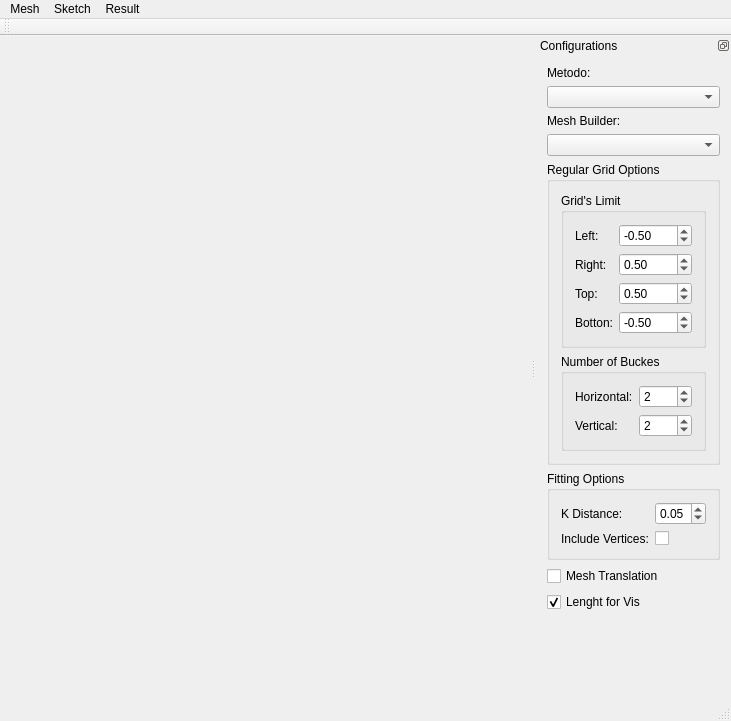
<?xml version="1.0" encoding="UTF-8"?>
<ui version="4.0">
 <class>MainWindow</class>
 <widget class="QMainWindow" name="MainWindow">
  <property name="geometry">
   <rect>
    <x>0</x>
    <y>0</y>
    <width>731</width>
    <height>721</height>
   </rect>
  </property>
  <property name="sizePolicy">
   <sizepolicy hsizetype="Maximum" vsizetype="Maximum">
    <horstretch>0</horstretch>
    <verstretch>0</verstretch>
   </sizepolicy>
  </property>
  <property name="windowTitle">
   <string>TriQuadGL</string>
  </property>
  <property name="dockOptions">
   <set>QMainWindow::AllowNestedDocks|QMainWindow::AllowTabbedDocks|QMainWindow::AnimatedDocks</set>
  </property>
  <widget class="QWidget" name="centralWidget">
   <layout class="QVBoxLayout" name="verticalLayout">
    <item>
     <widget class="QWidget" name="renderWidget" native="true">
      <layout class="QHBoxLayout" name="renderLayout"/>
     </widget>
    </item>
   </layout>
  </widget>
  <widget class="QToolBar" name="toolBar">
   <property name="windowTitle">
    <string>toolBar</string>
   </property>
   <attribute name="toolBarArea">
    <enum>TopToolBarArea</enum>
   </attribute>
   <attribute name="toolBarBreak">
    <bool>false</bool>
   </attribute>
  </widget>
  <widget class="QMenuBar" name="menuBar">
   <property name="geometry">
    <rect>
     <x>0</x>
     <y>0</y>
     <width>731</width>
     <height>25</height>
    </rect>
   </property>
   <widget class="QMenu" name="menuMesh">
    <property name="title">
     <string>Mesh</string>
    </property>
    <addaction name="actionView_Mesh"/>
    <addaction name="actionOpen_Mesh"/>
    <addaction name="actionSave_Mesh"/>
    <addaction name="separator"/>
    <addaction name="actionView_Scalar_Field"/>
    <addaction name="actionView_Grad_Field"/>
    <addaction name="actionClear_Mesh"/>
   </widget>
   <widget class="QMenu" name="menuSketch">
    <property name="title">
     <string>Sketch</string>
    </property>
    <addaction name="actionView_Sketch"/>
    <addaction name="actionLoad_Sketch"/>
    <addaction name="actionLoad_From_Screen_Coordinate"/>
    <addaction name="actionSave_Sketch"/>
    <addaction name="separator"/>
    <addaction name="actionLinear_Filter"/>
   </widget>
   <widget class="QMenu" name="menuConfigurations">
    <property name="title">
     <string>Result</string>
    </property>
    <addaction name="actionShow_TriQuad"/>
    <addaction name="actionSaveImageAs"/>
    <addaction name="actionFitting_Measure"/>
   </widget>
   <addaction name="menuMesh"/>
   <addaction name="menuSketch"/>
   <addaction name="menuConfigurations"/>
  </widget>
  <widget class="QDockWidget" name="dockWidget">
   <property name="floating">
    <bool>false</bool>
   </property>
   <property name="features">
    <set>QDockWidget::DockWidgetFloatable|QDockWidget::DockWidgetMovable</set>
   </property>
   <property name="windowTitle">
    <string>Configurations</string>
   </property>
   <attribute name="dockWidgetArea">
    <number>2</number>
   </attribute>
   <widget class="QWidget" name="dockWidgetContents">
    <layout class="QVBoxLayout" name="configurationLayout">
     <item>
      <widget class="QLabel" name="label">
       <property name="text">
        <string>Metodo:</string>
       </property>
      </widget>
     </item>
     <item>
      <widget class="QComboBox" name="cmb_Metodo"/>
     </item>
     <item>
      <widget class="QLabel" name="labelCHEBuilder">
       <property name="text">
        <string>Mesh Builder:</string>
       </property>
      </widget>
     </item>
     <item>
      <widget class="QComboBox" name="cmb_cheBuilder"/>
     </item>
     <item>
      <widget class="QGroupBox" name="gridOptions">
       <property name="title">
        <string>Regular Grid Options</string>
       </property>
       <property name="flat">
        <bool>false</bool>
       </property>
       <property name="checkable">
        <bool>false</bool>
       </property>
       <layout class="QVBoxLayout" name="verticalLayout_2">
        <item>
         <widget class="QGroupBox" name="limits">
          <property name="title">
           <string>Grid's Limit</string>
          </property>
          <layout class="QFormLayout" name="formLayout">
           <item row="1" column="0">
            <widget class="QLabel" name="label_2">
             <property name="text">
              <string>Left:</string>
             </property>
            </widget>
           </item>
           <item row="5" column="0">
            <widget class="QLabel" name="label_5">
             <property name="text">
              <string>Botton:</string>
             </property>
            </widget>
           </item>
           <item row="3" column="0">
            <widget class="QLabel" name="label_3">
             <property name="text">
              <string>Right:</string>
             </property>
            </widget>
           </item>
           <item row="4" column="0">
            <widget class="QLabel" name="label_4">
             <property name="text">
              <string>Top:</string>
             </property>
            </widget>
           </item>
           <item row="1" column="1">
            <widget class="QDoubleSpinBox" name="xMin">
             <property name="minimum">
              <double>-100.000000000000000</double>
             </property>
             <property name="maximum">
              <double>0.000000000000000</double>
             </property>
             <property name="singleStep">
              <double>0.050000000000000</double>
             </property>
             <property name="value">
              <double>-0.500000000000000</double>
             </property>
            </widget>
           </item>
           <item row="3" column="1">
            <widget class="QDoubleSpinBox" name="xMax">
             <property name="maximum">
              <double>100.000000000000000</double>
             </property>
             <property name="singleStep">
              <double>0.050000000000000</double>
             </property>
             <property name="value">
              <double>0.500000000000000</double>
             </property>
            </widget>
           </item>
           <item row="4" column="1">
            <widget class="QDoubleSpinBox" name="yMax">
             <property name="maximum">
              <double>100.000000000000000</double>
             </property>
             <property name="singleStep">
              <double>0.050000000000000</double>
             </property>
             <property name="value">
              <double>0.500000000000000</double>
             </property>
            </widget>
           </item>
           <item row="5" column="1">
            <widget class="QDoubleSpinBox" name="yMin">
             <property name="minimum">
              <double>-100.000000000000000</double>
             </property>
             <property name="maximum">
              <double>0.000000000000000</double>
             </property>
             <property name="singleStep">
              <double>0.050000000000000</double>
             </property>
             <property name="value">
              <double>-0.500000000000000</double>
             </property>
            </widget>
           </item>
          </layout>
         </widget>
        </item>
        <item>
         <widget class="QGroupBox" name="buckets">
          <property name="title">
           <string>Number of Buckes</string>
          </property>
          <layout class="QFormLayout" name="formLayout_2">
           <item row="0" column="0">
            <widget class="QLabel" name="label_6">
             <property name="text">
              <string>Horizontal:</string>
             </property>
            </widget>
           </item>
           <item row="1" column="0">
            <widget class="QLabel" name="label_7">
             <property name="text">
              <string>Vertical:</string>
             </property>
            </widget>
           </item>
           <item row="0" column="1">
            <widget class="QSpinBox" name="xBuckets">
             <property name="minimum">
              <number>1</number>
             </property>
             <property name="maximum">
              <number>30</number>
             </property>
             <property name="value">
              <number>2</number>
             </property>
            </widget>
           </item>
           <item row="1" column="1">
            <widget class="QSpinBox" name="yBuckets">
             <property name="minimum">
              <number>1</number>
             </property>
             <property name="maximum">
              <number>30</number>
             </property>
             <property name="value">
              <number>2</number>
             </property>
            </widget>
           </item>
          </layout>
         </widget>
        </item>
       </layout>
      </widget>
     </item>
     <item>
      <widget class="QGroupBox" name="fittingOptions">
       <property name="title">
        <string>Fitting Options</string>
       </property>
       <layout class="QFormLayout" name="formLayout_3">
        <item row="0" column="0">
         <widget class="QLabel" name="label_8">
          <property name="text">
           <string>K Distance:</string>
          </property>
         </widget>
        </item>
        <item row="1" column="0">
         <widget class="QLabel" name="label_9">
          <property name="text">
           <string>Include Vertices:</string>
          </property>
         </widget>
        </item>
        <item row="0" column="1">
         <widget class="QDoubleSpinBox" name="kDistance">
          <property name="maximum">
           <double>1.000000000000000</double>
          </property>
          <property name="singleStep">
           <double>0.010000000000000</double>
          </property>
          <property name="value">
           <double>0.050000000000000</double>
          </property>
         </widget>
        </item>
        <item row="1" column="1">
         <widget class="QCheckBox" name="includeVertices">
          <property name="text">
           <string/>
          </property>
         </widget>
        </item>
       </layout>
      </widget>
     </item>
     <item>
      <widget class="QCheckBox" name="meshTrans">
       <property name="text">
        <string>Mesh Translation</string>
       </property>
      </widget>
     </item>
     <item>
      <widget class="QCheckBox" name="lengthVis">
       <property name="text">
        <string>Lenght for Vis</string>
       </property>
       <property name="checked">
        <bool>true</bool>
       </property>
      </widget>
     </item>
     <item>
      <spacer name="verticalSpacer">
       <property name="orientation">
        <enum>Qt::Vertical</enum>
       </property>
       <property name="sizeHint" stdset="0">
        <size>
         <width>20</width>
         <height>40</height>
        </size>
       </property>
      </spacer>
     </item>
    </layout>
   </widget>
  </widget>
  <widget class="QStatusBar" name="statusBar"/>
  <action name="actionSaveImageAs">
   <property name="text">
    <string>Save Image as ...</string>
   </property>
   <property name="shortcut">
    <string>Ctrl+S</string>
   </property>
  </action>
  <action name="actionView_Mesh">
   <property name="checkable">
    <bool>true</bool>
   </property>
   <property name="checked">
    <bool>true</bool>
   </property>
   <property name="text">
    <string>Show Mesh</string>
   </property>
  </action>
  <action name="actionOpen_Mesh">
   <property name="text">
    <string>Load Mesh ...</string>
   </property>
  </action>
  <action name="actionLoad_Sketch">
   <property name="text">
    <string>Load Sketch ...</string>
   </property>
  </action>
  <action name="actionSave_Mesh">
   <property name="text">
    <string>Save Mesh ...</string>
   </property>
  </action>
  <action name="actionSave_Sketch">
   <property name="text">
    <string>Save Sketch ...</string>
   </property>
  </action>
  <action name="actionView_Sketch">
   <property name="checkable">
    <bool>true</bool>
   </property>
   <property name="checked">
    <bool>true</bool>
   </property>
   <property name="text">
    <string>Show Sketch</string>
   </property>
  </action>
  <action name="actionView_Scalar_Field">
   <property name="checkable">
    <bool>true</bool>
   </property>
   <property name="checked">
    <bool>true</bool>
   </property>
   <property name="text">
    <string>Show Scalar Field</string>
   </property>
  </action>
  <action name="actionClear_Mesh">
   <property name="text">
    <string>Clear Mesh</string>
   </property>
  </action>
  <action name="actionLinear_Filter">
   <property name="checkable">
    <bool>true</bool>
   </property>
   <property name="text">
    <string>Linear Filter</string>
   </property>
  </action>
  <action name="actionFitting_Measure">
   <property name="text">
    <string>Fitting Measure</string>
   </property>
  </action>
  <action name="actionView_Grad_Field">
   <property name="checkable">
    <bool>true</bool>
   </property>
   <property name="text">
    <string>Show Grad Field</string>
   </property>
  </action>
  <action name="actionShow_TriQuad">
   <property name="checkable">
    <bool>true</bool>
   </property>
   <property name="checked">
    <bool>true</bool>
   </property>
   <property name="text">
    <string>Show TriQuad</string>
   </property>
  </action>
  <action name="actionLoad_From_Screen_Coordinate">
   <property name="text">
    <string>Load From Screen Coordinate</string>
   </property>
  </action>
 </widget>
 <layoutdefault spacing="6" margin="11"/>
 <resources/>
 <connections/>
</ui>
